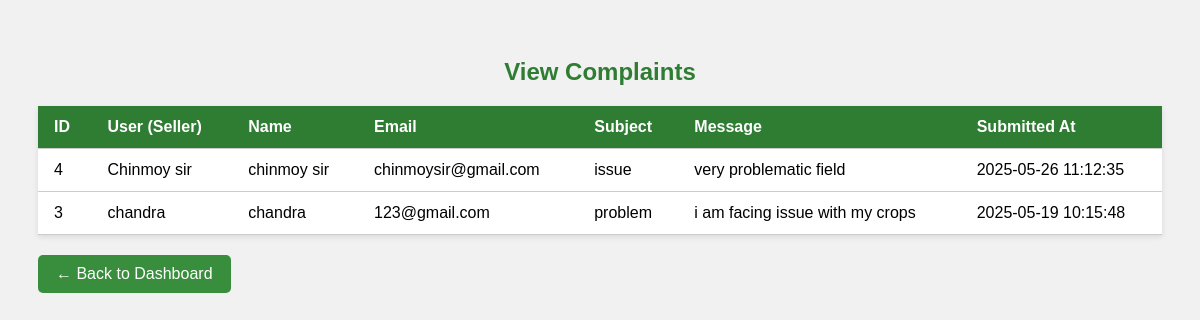
Screenshot of /agro_farm/view_complaints.php (signed in) with the database file from the repository.
### tables this page shows
CREATE TABLE `feedback` (
  `id` int(11) NOT NULL,
  `user_id` int(11) NOT NULL,
  `name` varchar(100) NOT NULL,
  `email` varchar(150) NOT NULL,
  `subject` varchar(200) NOT NULL,
  `message` text NOT NULL,
  `submitted_at` timestamp NOT NULL DEFAULT current_timestamp(),
  `created_at` datetime DEFAULT current_timestamp()
);

CREATE TABLE `users` (
  `id` int(11) NOT NULL,
  `full_name` varchar(100) NOT NULL,
  `email` varchar(100) NOT NULL,
  `phone` varchar(20) DEFAULT NULL,
  `address` text DEFAULT NULL,
  `profession` varchar(50) DEFAULT NULL,
  `password` varchar(255) NOT NULL,
  `role` enum('admin','farmer','researcher','seller') NOT NULL DEFAULT 'farmer',
  `profile_image` varchar(255) DEFAULT NULL,
  `created_at` timestamp NOT NULL DEFAULT current_timestamp(),
  `latitude` decimal(10,8) DEFAULT NULL,
  `longitude` decimal(11,8) DEFAULT NULL
);

### agro_farm/view_complaints.php (the view, shortened to what this page needs)
<?php
require_once 'db.php';
$sql = "SELECT f.id, u.full_name, f.name, f.email, f.subject, f.message, f.created_at
        FROM feedback f
        JOIN users u ON f.user_id = u.id
        ORDER BY f.created_at DESC";
$result = $conn->query($sql);
?>
<!DOCTYPE html>
<html lang="en">
<head>
</head>
<body>
    <h2>View Complaints</h2>
    <?php if ($result && $result->num_rows > 0): ?>
        <table>
            <thead>
                <tr>
                    <th>ID</th>
                    <th>User (Seller)</th>
                    <th>Name</th>
                    <th>Email</th>
                    <th>Subject</th>
                    <th>Message</th>
                    <th>Submitted At</th>
                </tr>
            </thead>
            <tbody>
                <?php while ($row = $result->fetch_assoc()): ?>
                    <tr>
                        <td><?= htmlspecialchars($row['id']) ?></td>
                        <td><?= htmlspecialchars($row['full_name']) ?></td>
                        <td><?= htmlspecialchars($row['name']) ?></td>
                        <td><?= htmlspecialchars($row['email']) ?></td>
                        <td><?= htmlspecialchars($row['subject']) ?></td>
                        <td><?= nl2br(htmlspecialchars($row['message'])) ?></td>
                        <td><?= htmlspecialchars($row['created_at']) ?></td>
                    </tr>
                <?php endwhile; ?>
            </tbody>
        </table>
    <?php else: ?>
        <p>No complaints found.</p>
    <?php endif; ?>
    <a href="admin_dashboard.php" class="back-button">&larr; Back to Dashboard</a>
</body>
</html>

### agro_farm/view_complaints.php (style rules this page uses)
body { font-family: Arial, sans-serif; background: #f1f1f1; padding: 30px; }
h2 { text-align: center; color: #2e7d32; }
table { width: 100%; border-collapse: collapse; background: white; box-shadow: 0 2px 6px rgba(0, 0, 0, 0.1); }
th, td { padding: 12px 16px; border-bottom: 1px solid #ccc; text-align: left; }
th { background-color: #2e7d32; color: white; }
.back-button { margin-top: 20px; display: inline-block; padding: 10px 18px; background-color: #388e3c; color: white; text-decoration: none; border-radius: 5px; }

### rows the page displays
feedback: id "4", user.full_name "Chinmoy sir", name "chinmoy sir", email "chinmoysir@gmail.com", subject "issue", message "very problematic field", created_at "2025-05-26 11:12:35"
feedback: id "3", user.full_name "chandra", name "chandra", email "123@gmail.com", subject "problem", message "i am facing issue with my crops", created_at "2025-05-19 10:15:48"
